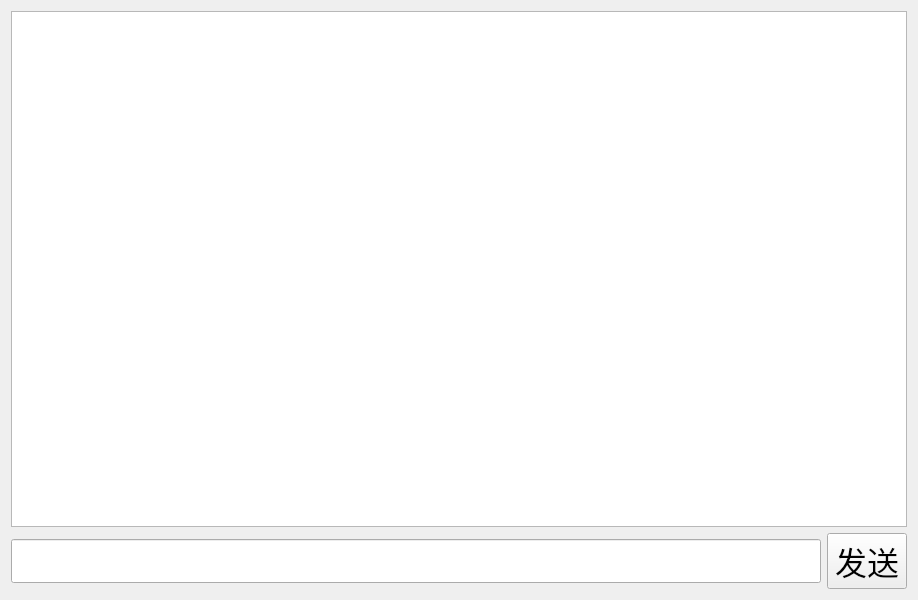
<?xml version="1.0" encoding="UTF-8"?>
<ui version="4.0">
 <class>PrivateChat</class>
 <widget class="QWidget" name="PrivateChat">
  <property name="geometry">
   <rect>
    <x>0</x>
    <y>0</y>
    <width>918</width>
    <height>600</height>
   </rect>
  </property>
  <property name="font">
   <font>
    <family>Arial</family>
    <pointsize>24</pointsize>
   </font>
  </property>
  <property name="windowTitle">
   <string>Form</string>
  </property>
  <layout class="QVBoxLayout" name="verticalLayout_2">
   <item>
    <layout class="QVBoxLayout" name="verticalLayout">
     <item>
      <widget class="QTextEdit" name="showMsg_te"/>
     </item>
     <item>
      <layout class="QHBoxLayout" name="horizontalLayout">
       <item>
        <widget class="QLineEdit" name="inputMsg_le"/>
       </item>
       <item>
        <widget class="QPushButton" name="sendMsg_pb">
         <property name="text">
          <string>发送</string>
         </property>
        </widget>
       </item>
      </layout>
     </item>
    </layout>
   </item>
  </layout>
 </widget>
 <resources/>
 <connections/>
</ui>
